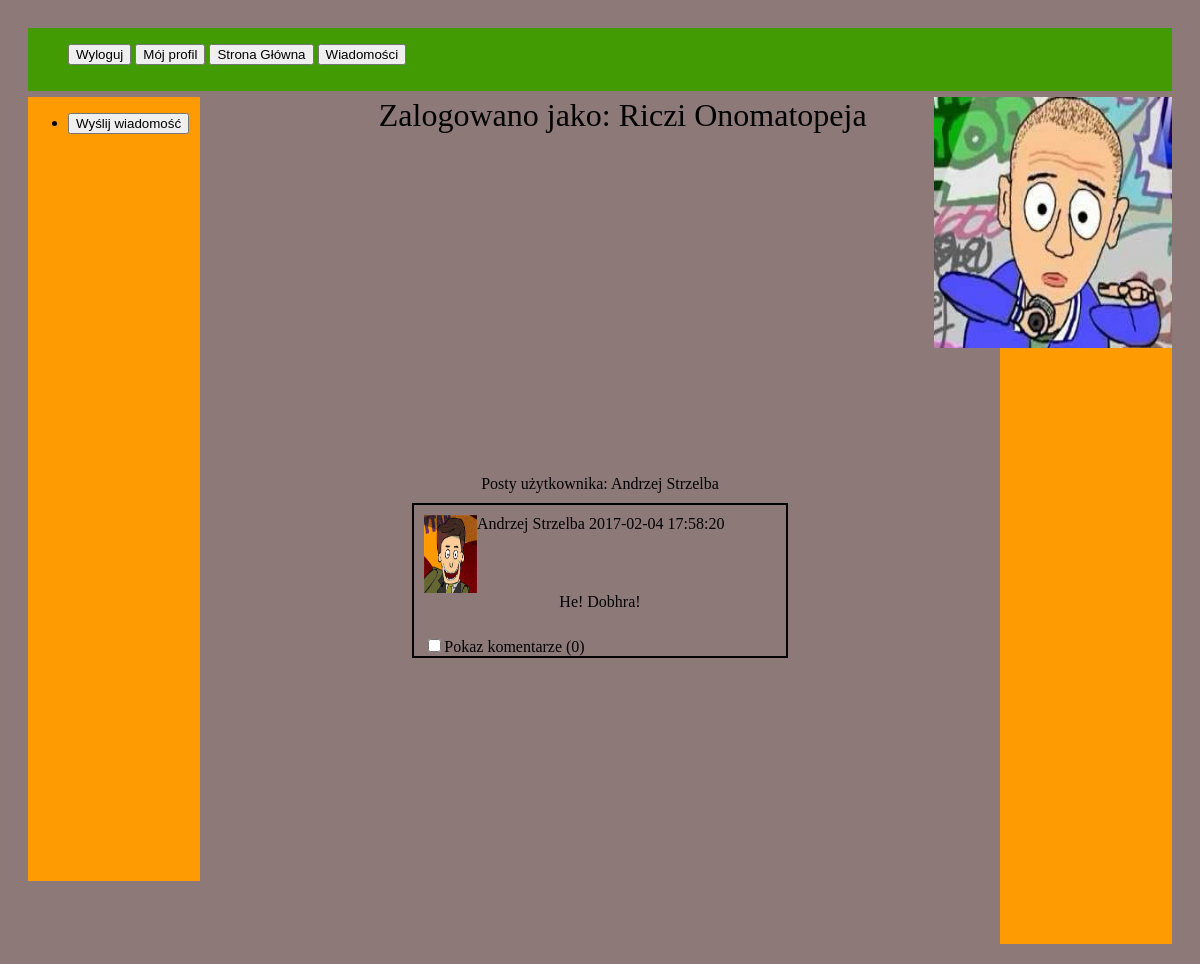
The app's page /showUser.php?userId=25 (signed in) with its own data.
### tables this page shows
CREATE TABLE `Users` (
  `id` int(11) NOT NULL,
  `username` varchar(100) NOT NULL,
  `email` varchar(100) NOT NULL,
  `hashed_password` varchar(100) NOT NULL,
  `image` varchar(100) NOT NULL DEFAULT 'img/default.jpeg'
);

CREATE TABLE `Tweets` (
  `id` int(11) NOT NULL,
  `user_id` int(11) NOT NULL,
  `text` varchar(140) NOT NULL,
  `date` datetime NOT NULL
);

### src/user.php (called while the page is built, shortened)
<?php
include 'mysqlConn.php';
class User
{
    private $id;
    private $username;
    private $image;
    public function __construct()
    {
        $this->id = -1;
        $this->username = "";
        $this->image= 'img/default.jpeg ';
    }
    public function getUsername()
    {
        return $this->username;
    }
    public function getImage()
    {
        return $this->image;
    }
    public function getId()
    {
        return $this->id;
    }
    static public function loadUserById($id)
    {
        global $conn;
        $sql = "SELECT * FROM Users WHERE id=$id";
        $result = $conn->query($sql);
        if($result == true && $result->rowCount() == 1)
        {
            $row = $result->fetch();
            $loadedUser = new User();
            $loadedUser->id = $row['id'];
            $loadedUser->username = $row['username'];
            $loadedUser->hashedPassword = $row['hashed_password'];
            $loadedUser->email = $row['email'];
            $loadedUser->image = $row['image'];
            return $loadedUser;
        }
        return null;
    }
}

### src/tweet.php (called while the page is built, shortened)
<?php
include 'mysqlConn.php';
class Tweet
{
    private $userId;
    private $text;
    private $creationDate;
    public function __construct()
    {
        $this->userId='';
        $this->text='';
        $this->creationDate = date("Y-m-d H:i:s");
    }
    public function getUserId()
    {
        return $this->userId;
    }
    public function getText()
    {
        return $this->text;
    }
    public function getDate()
    {
        return $this->creationDate;
    }
    static public function loadTweetByUserId($id)
    {
        global $conn;
        $ret = [];
        $sql = "SELECT * FROM Tweets WHERE user_id=$id ORDER BY date DESC";
        $result = $conn->query($sql);
        if($result == true && $result->rowCount() > 0)
        {
            foreach($result as $row)
            {
                $loadedTweet = new Tweet();
                $loadedTweet->id = $row['id'];
                $loadedTweet->userId = $row['user_id'];
                $loadedTweet->text = $row['text'];
                $loadedTweet->creationDate = $row['date'];
                $ret[] = $loadedTweet;
            }
            return $ret;
        }
        return null;
    }
}

### showUser.php (the view, shortened to what this page needs)
<?php
    include 'src/drawUserTweets.php';
        $user = new User();
    $user = $user->loadUserById($_SESSION['id']);
    $image = $user->getImage();
    $name = $user->getUsername();
?>
<html lang="en">
<head>
    <link rel="stylesheet" href="style/style.css">
</head>
<body>
    <div id="container">
        <div id="menu">
            <ul>
                    <li><form action="src/logout.php"><input type="submit" value="Wyloguj"></form></li>
                    <li><a href="myProfile.php"><button>Mój profil</button></a></li>
                    <li><a href="index.php"><button>Strona Główna</button></a></li>
                    <li><a href="messages.php"><button>Wiadomości</button></a></li>
            </ul>
            <div id="user">
                <span id="userName">Zalogowano jako:
                    <?php
                    echo $name;
                      ?>
                </span>
                <img id="userImage" src="
                <?php
                echo $image;
                ?>">
            </div>
        </div>
        <div class="margin">
            <ul>
                    <li><button id="messageBtn">Wyślij wiadomość</button></li>
            </ul>
        </div>
        <div id="content">
            <?php
            if(isset($_GET['userId']))
            {
                $usero = new User();
                $usero = $usero->loadUserById($_GET['userId']);
                $usero = $usero->getUsername();
                echo ("Posty użytkownika: $usero");
                $userId = $_GET['userId'];
                drawUserTweets($userId);
            }
            ?>
        </div>
        <div class="margin"></div>
    </div>
</body>
</html>

### src/drawUserTweets.php (shortened to what this page needs)
<?php
include 'user.php';
include 'tweet.php';
function drawUserTweets($id)
{
    $user = new User();
    $user = $user->loadUserById($id);
    $tweets= new Tweet();
    $tweets = $tweets->loadTweetByUserId($id);
    if ($tweets)
    {
        foreach ($tweets as $tweet)
        {
            $comments=  drawCommentsForPost($tweet->getId());
            $user = $user->loadUserById($tweet->getUserId());
            $name = $user->getUsername();
            $image = $user->getImage();
            $text = $tweet->getText();
            $date = $tweet->getDate();
        echo('<div class="tweet">
        <div class="post">
            <div class="image"><img src="'.$image.'"></div>
            <div class="userName"><a href="showUser.php?userId='.$user->getId().'">'.$name.'</a></div>
            <div class="delete">&nbsp'.$date.'</div>
            <div class="postText">'.$text.'</div>
            <div class="check"><input type="checkbox" class="showCom">Pokaz komentarze</div>
        </div>'.$comments.'</div>');
        }
    }
}
function drawCommentsForPost($postId)
{
    $output='';
    $user = new User();
    $output.='<div class="comments"><form action="src/addComm.php" method="POST" class="newTweetForm">
                <textarea name="comText" class="comText" maxlength="60" rows="4" cols="50"></textarea>
                <input style="display: none;"type="text" name="postId" value="'.$postId.'"></input>
                <br>
                <span class="counter"></span>
                <input type="submit" value="Dodaj nowy komentarz">
            </form></div>';
    return $output;
}

### style/style.css (style rules this page uses)
body { background-color: #8e7979; }
#user { float: right; height: 100%; }
#userName { font-size: 200%; float: left; }
#userImage { float: right; height: 400%; width: 30%; position: relative; }
a:link { color: black; text-decoration: none; }
#container { padding: 20px; position:relative; }
#menu { width: 100%; height: 8%; background-color: #429b02; }
#menu li { display: inline-block; }
#menu ul { display: inline-block; }
.margin { width: 15%; height: 100%; background-color: #ff9b02; float: left; }
#content { padding-top: 20px; text-align: center; float: left; width: 70%; height: 100%; align-content: center; }
.tweet { padding: 10px; position: relative; clear: left; }
.post { width: 45%; margin: 0 auto; padding: 10px; border: 2px solid black; position: relative; }
.post .check { float: left; position: absolute; }
.image { width:15%; height: 10%; float: left; }
.post .image { width:15%; float: left; }
.image img { width: 100%; height: 100%; }
.userName { float: left; }
.postText { clear: left; word-break: normal ; white-space:normal; width: 100%; margin-bottom: 10%; }
.delete { float: right; }
.check { float: left; position: relative; bottom: 0px; }
.delete { float: left; }

### records on screen
users: username "Riczi Onomatopeja", image (picture)
users: username "Andrzej Strzelba"
tweets: user.image (picture), user.username "Andrzej Strzelba", date "2017-02-04 17:58:20", text "He! Dobhra!"
